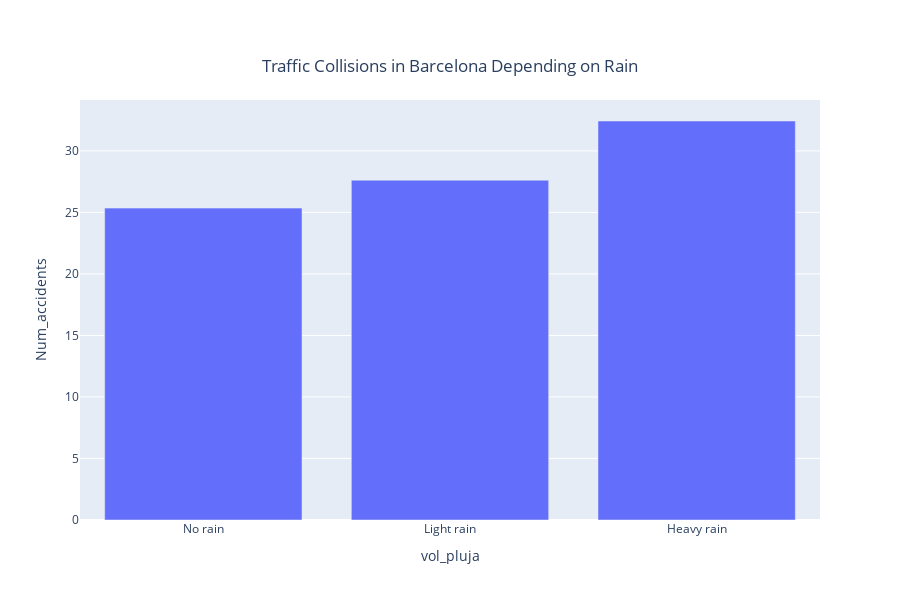

Notebook code for this chart:
### Code cell
fig = px.bar(mean_crashes, x='vol_pluja', y='Num_accidents',
             labels={"Intensity of Rain", "Number of Crashes"}, 
             title={'text':'Traffic Collisions in Barcelona Depending on Rain','y':0.9, 'x':0.5 ,'xanchor': 'center'})
fig.show()

### Figure 1 — Plotly figure (JSON) as saved in the notebook; plotly's stock layout.template omitted (floating-point values rounded to 4 significant figures)
{"data": [{"alignmentgroup": "True", "hoverlabel": {"namelength": 0}, "hovertemplate": "vol_pluja=%{x}<br>Num_accidents=%{y}", "legendgroup": "", "marker": {"color": "#636efa"}, "name": "", "offsetgroup": "", "orientation": "v", "showlegend": false, "textposition": "auto", "type": "bar", "x": ["No rain", "Light rain", "Heavy rain"], "xaxis": "x", "y": [25.35, 27.62, 32.43], "yaxis": "y"}], "layout": {"barmode": "relative", "height": 600, "legend": {"tracegroupgap": 0}, "title": {"text": "Traffic Collisions in Barcelona Depending on Rain", "x": 0.5, "xanchor": "center", "y": 0.9}, "xaxis": {"anchor": "y", "domain": [0, 1], "title": {"text": "vol_pluja"}}, "yaxis": {"anchor": "x", "domain": [0, 1], "title": {"text": "Num_accidents"}}}}
